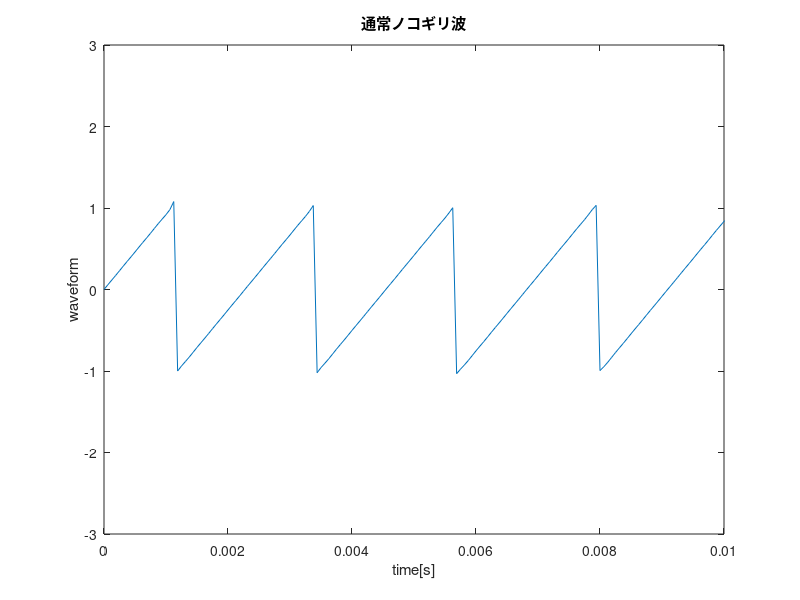
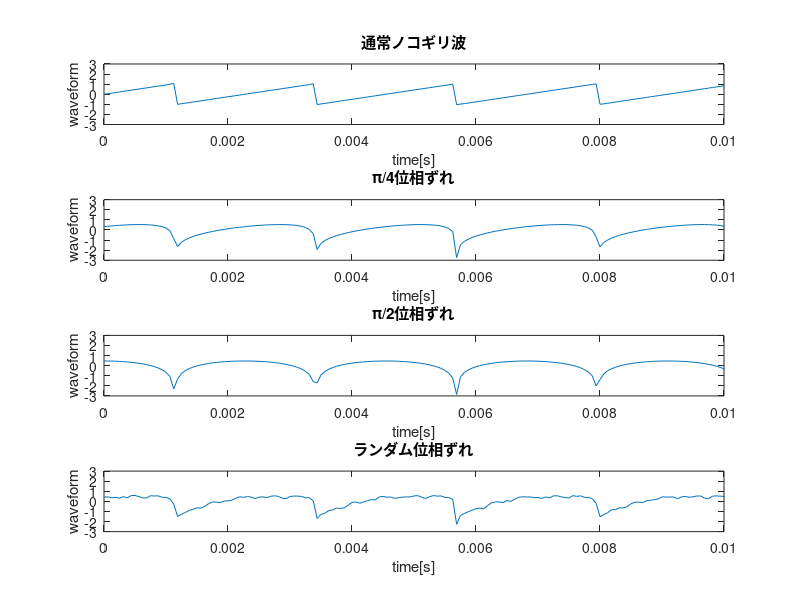

Recreate these plots in MATLAB, in order.
clear all;
% clc;
Fs = 16000; % サンプリング周波数
f = 440; % 基本周波数
t = (0 : 2*(Fs-1)) /Fs; % 時刻
phi1 = pi / 4;
phi2 = pi / 2;

y1 = 0;
y2 = 0;
y3 = 0;
y4 = 0;

for k = 1 : 500
    y1 = y1 + (-1)^(k-1) * 1/3 * 2/k * sin(2*pi*f*k*t);       % 級数を表現
    y2 = y2 + (-1)^(k-1) * 1/3 * 2/k * sin(2*pi*f*k*t+phi1);
    y3 = y3 + (-1)^(k-1) * 1/3 * 2/k * sin(2*pi*f*k*t+phi2);
    y4 = y4 + (-1)^(k-1) * 1/3 * 2/k * sin(2*pi*f*k*t+rand);
end

sound(y1,Fs);
pause(3);
sound(y2,Fs);
pause(3);
sound(y3,Fs);
pause(3);
sound(y4,Fs);
pause(3);

figure;
plot(t,y1);
xlabel('time[s]');
ylabel('waveform');
title('通常ノコギリ波');
axis([0 0.01 -3 3]);
%プロット
figure;
subplot(4,1,1);
plot(t,y1);
xlabel('time[s]');
ylabel('waveform');
title('通常ノコギリ波');
axis([0 0.01 -3 3]);

subplot(4,1,2);
plot(t,y2);
xlabel('time[s]');
ylabel('waveform');
title('π/4位相ずれ');
axis([0 0.01 -3 3]);
subplot(4,1,3);

plot(t,y3);
xlabel('time[s]');
ylabel('waveform');
title('π/2位相ずれ');
axis([0 0.01 -3 3]);

subplot(4,1,4);
plot(t,y4);
xlabel('time[s]');
ylabel('waveform');
title('ランダム位相ずれ');
axis([0 0.01 -3 3]);
